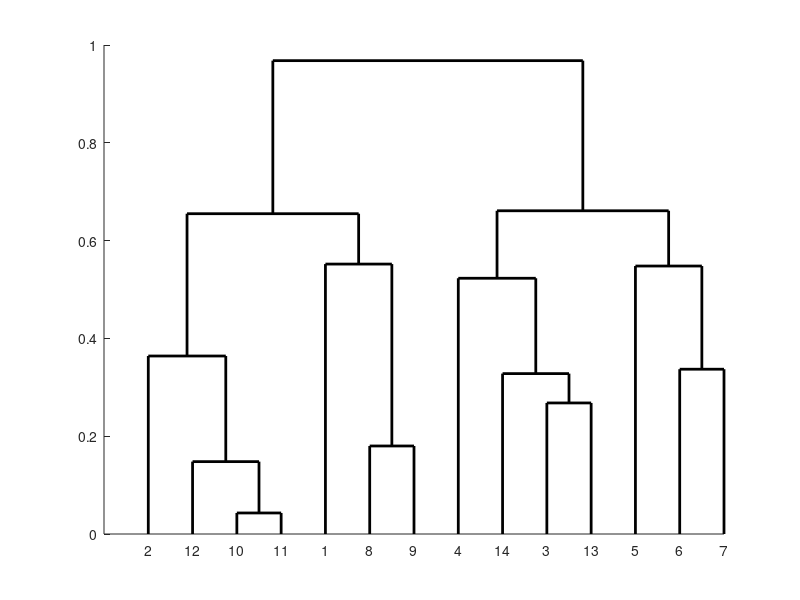

Recreate this plot in MATLAB.
clc,clear
a = [
        1 0 0 0 0 0 0 0 0 0 0 0 0 0
        0.366 1 0 0 0 0 0 0 0 0 0 0 0 0
        0.242 0.233 1 0 0 0 0 0 0 0 0 0 0 0
        0.28 0.194 0.59 1 0 0 0 0 0 0 0 0 0 0
        0.36 0.324 0.476 0.435 1 0 0 0 0 0 0 0 0 0 
        0.282 0.262 0.483 0.47 0.452 1 0 0 0 0 0 0 0 0
        0.245 0.265 0.54 0.478 0.535 0.663 1 0 0 0 0 0 0 0
        0.448 0.345 0.452 0.404 0.431 0.322 0.266 1 0 0 0 0 0 0
        0.486 0.367 0.365 0.357 0.429 0.283 0.287 0.82 1 0 0 0 0 0
        0.648 0.662 0.216 0.032  0.429 0.283 0.263 0.527 0.547 1 0 0 0 0
        0.689 0.671 0.243 0.313 0.43 0.302 0.294 0.52  0.558 0.957 1 0 0 0
        0.486 0.636 0.174 0.243 0.375 0.296 0.255 0.403 0.417  0.857 0.852 1 0 0
        0.133 0.153 0.732 0.477 0.339 0.392 0.446  0.266 0.241 0.054 0.099 0.055 1 0
        0.376 0.252 0.676 0.581 0.441 0.447 0.44 0.424 0.372 0.363 0.376 0.321 0.672 1
        ];
d=1-abs(a);  %进行数据变换，把相关系数转化为距离 系数越大 代表距离越近
d=tril(d);   %提出d矩阵的下三角部分
b=nonzeros(d); %去掉d中的0元素
b=b';  %化成行向量
z=linkage(b,'complete'); %按最长距离法聚类
y=cluster(z,'maxclust',2);%把变量划分成两类，注:也可3类，底下记得修改
ind1=find(y==1);  %显示第一类对应的变量编号
ind2=find(y==2);  %显示第二类对应的变量编号
ind1=ind1';
ind2=ind2';
h=dendrogram(z);  %画聚类图
set(h,'Color','k','LineWidth',2.0);%把聚类图线的颜色修改成黑色，线宽加粗